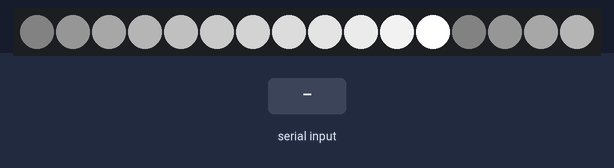
Bench run of a sketch on a simulated Arduino Uno, built with avr-gcc and run on an emulated ATmega328P. Parts: 16 RGB LEDs in strip order, left to right. The inputs (shaded band) are chosen by the test bench. Dim RGB values are drawn brighter than linear; random numbers use the default seed unless the sketch sets one.

Above: at 0.15 s.
At 0.81 s:
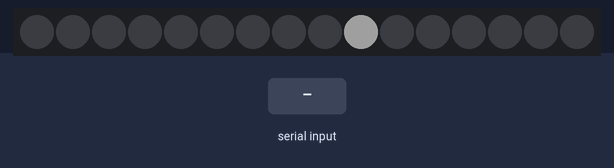
1.3 s: byte 44 (44) received over Serial
At 5.37 s:
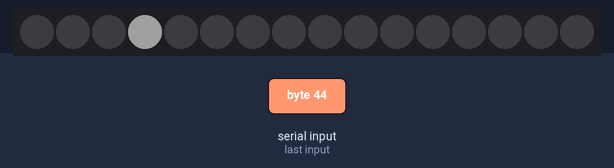
Timing chart, 0 to 6.9 s (numbered marks = the images above; inputs shaded):
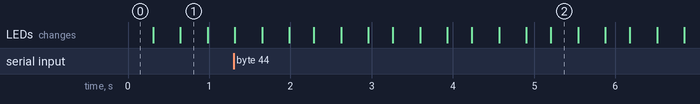

The sketch:

LEDFirmware.ino
```cpp
#include "Tlc5940.h"

#define ON  4095
#define OFF 0

#define ROWS 4
#define COLS 12

const int rows[] = {8, 7, 6, 5};
const int cols[] = {0, 1, 2, 3, 4, 5, 6, 7, 8, 9, 10, 11};

unsigned long oldDisplayTime = 0;
unsigned long oldGameTime = 0;
unsigned long currentTime = 0;
const int rowDuration = 4000;
const int frameDuration = 16000; // 62.5 FPS
int row = 0;

//int matrix[numrows][numcols] = {0};
int matrix[][COLS] = {{100, 340, 680, 1020, 1360, 1700, 2040, 2380, 2720, 3060, 3400, 4095},
                      {100, 340, 680, 1020, 1360, 1700, 2040, 2380, 2720, 3060, 3400, 4095},
                      {100, 340, 680, 1020, 1360, 1700, 2040, 2380, 2720, 3060, 3400, 4095},
                      {100, 340, 680, 1020, 1360, 1700, 2040, 2380, 2720, 3060, 3400, 4095}};

void setup() {
  Serial.begin(9600);
  for (int pin = 0; pin < ROWS; pin++) {
    pinMode(rows[pin], OUTPUT);
  }
  Tlc.init();
  initTetris();
}

void loop() {
  currentTime = micros();
  if (currentTime >= oldDisplayTime) {
    oldDisplayTime = currentTime + rowDuration;

    updateMatrix(row);
    row++;
    row = row >= ROWS ? 0 : row;
  }

  if (currentTime >= oldGameTime) {
    oldGameTime = currentTime + frameDuration;


    updateTetris();
    //updateDasher();
    //updateSnakes();
  }
}

void updateMatrix(int row) {
  for (int tlcpin = 0; tlcpin < 16; tlcpin++) {
    Tlc.set(tlcpin, matrix[row][tlcpin]);
  }

  for (int pin = 0; pin < ROWS; pin++) {
    digitalWrite(rows[pin], HIGH);
  }
  Tlc.update();
  delay(2);
  digitalWrite(rows[row], LOW);
}
```

Tetris.ino
```cpp
byte tetrimos[] = {0b0111000, // I 0
                   0b0111001, // J 1
                   0b0111100, // L 2
                   0b0110110, // O 3
                   0b0011110, // S 4
                   0b0010111, // T 5
                   0b0110011, // Z 6

                   0b1010101, // I
                   0b1010111, // J
                   0b1110101, // L
                   0b1111100, // O
                   0b1101101, // S
                   0b1101110, // T
                   0b1011110, // Z

                   0b0000111, // I
                   0b0100111, // J
                   0b0001111, // L
                   0b0110110, // O
                   0b0011110, // S
                   0b0111010, // T
                   0b0110011, // Z

                   0b1101010, // I
                   0b1111010, // J
                   0b1101011, // L
                   0b1111100, // O
                   0b1101101, // S
                   0b1011101, // T
                   0b1011110, // Z
                  };


int tetrimo = 1;
// 0, 1, 2, 3 represnting 0, 90, 180, 270 degrees
int rotation = 0;
int posx = 1;
int posy = 9;
int frame = 0;
int level = 1;
int score = 0;
int totalRowsCleared = 0;
int framesPerTick = 62;

bool gameOver = false;
bool collidedLastTick = false;
bool displayGameOverScreen = false;

int base[ROWS][COLS] = {OFF, OFF, OFF, OFF, OFF, OFF, OFF, OFF, OFF, OFF, OFF, OFF,
                        OFF, OFF, OFF, OFF, OFF, OFF, OFF, OFF, OFF, OFF, OFF, OFF,
                        OFF, OFF, OFF, OFF, OFF, OFF, OFF, OFF, OFF, OFF, OFF, OFF,
                        OFF, OFF, OFF, OFF, OFF, OFF, OFF, OFF, OFF, OFF, OFF, OFF};

int gameOverScreen [ROWS][COLS] = {OFF, OFF, OFF, OFF, OFF, OFF, OFF, OFF, OFF, OFF, OFF, OFF,
                                   OFF, ON,  OFF, OFF, ON,  ON,  ON,  OFF, OFF, OFF, OFF, OFF,
                                   ON,  ON,  ON,  OFF, OFF, ON,  OFF, OFF, OFF, OFF, OFF, OFF,
                                   OFF, OFF, OFF, OFF, OFF, OFF, OFF, OFF, OFF, OFF, OFF, OFF};

void initTetris() {
  //setMatrix(newmatrix);
}

void updateTetris() {
  //tetrimo = (currentTime / 1000000) % 7;
  //rotation = (currentTime / 1000000) % 4;
  //posy = 9 - (currentTime / 100000) % 10;

  // -- after user input --
  //both for rotation and translation:
  //check for a collision with base and the walls
  //  no collision: apply the rotation and translation
  //  collision: ignore input, carry on
  if (Serial.available() > 0) {
    int incomingByte = Serial.read();

    if (incomingByte == 44) {
      int newRotation = rotation + 1 > 3 ? 0 : rotation + 1;
      if (!getCollision(posx, posy, newRotation)) {
        rotation = newRotation;
      }
      else {
        Serial.println("Can't rotate, there is a collision");
      }
    }
    else if (incomingByte == 97) {
      int newx = posx - 1;
      if (!getCollision(newx, posy, rotation)) {
        posx = newx;
      }
    }
    else if (incomingByte == 101) {
      int newx = posx + 1;
      if (!getCollision(newx, posy, rotation)) {
        posx = newx;
      }
    }
  }

  // This should be calculated on level change, not every frame.


  if (frame % framesPerTick == 0) {
    updateTetrimo();
  }

  frame++;

  if (displayGameOverScreen) {
    drawTetris(gameOverScreen);
  }
  else {
    drawTetris(base);
  }
}

void updateTetrimo() {
  //check if there is a collision
  //  loop through the six bits of the tetrimo and compare
  //  their new position with the base.
  int newposy = posy - 1;
  bool collision = getCollision(posx, newposy, rotation);

  if (!collision) {
    posy = newposy;
  }
  else if (!collidedLastTick && collision && !gameOver) {
    //  if there is a collision when the tetrimo goes down 1 pixel:
    //  allow 1 more "tick", afterwards.
    collidedLastTick = true;

  }
  else if (collidedLastTick && !gameOver) {
    //  lock the block to the base and spawn a new one.
    //  after locking, check if a row is full.
    //    if full, remove the row, add points to the score,
    //    and lower all the other blocks by one pixel
    //    lock the block to the base and spawn a new one.
    collidedLastTick = false;

    int index = tetrimo + rotation * 7;
    int tetrimoWidth = 3 - ((tetrimos[index] >> 6) & 1);
    int tetrimoLength = ((tetrimos[index] >> 6) & 1) + 2;
    int ctr = 0;
    for (int y = 0; y < tetrimoLength; y++) {
      for (int x = 0; x < tetrimoWidth; x++) {
        if ((tetrimos[index] >> ctr) & 1)
          base[posx + x][posy + y] = ON;
        ctr++;
      }
    }


    // Search the rows thrice, because it is impossible to
    // clear more than 3 rows at once. The search for a row
    // is cut off immidietly if one is found so the next
    // iteration of this loop can start.
    int clearedRows = 0;

    for (int search = 0; search < 3; search++) {
      for (int col = 0; col < 12; col++) {
        if (base[0][col] == ON &&
            base[1][col] == ON &&
            base[2][col] == ON &&
            base[3][col] == ON) {
          clearedRows++;
          for (int i = 0; i < 4; i++) {
            base[i][col] = OFF;
          }
          for (int r = col + 1; r < 12 - col; r++) {
            for (int j = 0; j < 4; j++) {
              base[j][r - 1] = base[j][r];
              base[j][r] = OFF;
            }
          }
          break;
        }
      }
    }

    // handling score stuff
    score += clearedRows * clearedRows;
    totalRowsCleared += clearedRows;

    level = totalRowsCleared / 10 + 1;
    framesPerTick = level * -2.8 + 62.8;


    // Spawn a new tetrimo and check for game over
    posy = 9;
    posx = 1;
    rotation = 1;
    tetrimo = random(0, 6);

    if (getCollision(posx, posy, rotation)) {
      // display the score in binary
      // only supports scores up to 65536...
      int ctr = 0;
      for (int col = 8; col < 12; col++) {
        for (int row = 3; row >= 0; row--) {
          gameOverScreen[row][col] = ((score >> ctr) & 1) * ON;
          ctr++;
        }
      }
      gameOver = true;
    }
  }
  else if (gameOver) {
    displayGameOverScreen = true;
  }


  //  if the newly spawned tetrimo collides with base immidiatly, game over.;
  // posy = posy < 0 ? 9 : posy - 1;
}

// usage: pass the new coordinates to this function
// it wil calculate wether a collision with base or walls has occured
// it assumes the current tetrimo and rotation
bool getCollision(int newx, int newy, int newrot) {
  int index = tetrimo + newrot * 7;

  int tetrimoWidth = 3 - ((tetrimos[index] >> 6) & 1);
  int tetrimoLength = ((tetrimos[index] >> 6) & 1) + 2;

  if (newx < 0 || newx > 4 - tetrimoWidth) {
    Serial.println("X");
    return true;
  }
  if (newy < 0 || newy > 12 - tetrimoLength) {
    return true;
  }

  int ctr = 0;
  for (int y = 0; y < tetrimoLength; y++) {
    for (int x = 0; x < tetrimoWidth; x++) {
      if (((tetrimos[index] >> ctr) & 1) && base[newx + x][newy + y]) {
        return true;
      }
      ctr++;
    }
  }
  return false;
}

// writes the base and the block matrix to the main matrix
// first this function rotates the base matrix 90 degrees.
void drawTetris(int baseScreen[][12]) {
  setMatrix(baseScreen);

  if (!gameOver) {
    int index = tetrimo + rotation * 7;

    int tetrimoWidth = 3 - ((tetrimos[index] >> 6) & 1);
    int tetrimoLength = ((tetrimos[index] >> 6) & 1) + 2;
    int ctr = 0;
    for (int y = 0; y < tetrimoLength; y++) {
      for (int x = 0; x < tetrimoWidth; x++) {
        if ((tetrimos[index] >> ctr) & 1)
          matrix[posx + x][posy + y] = 500;
        ctr++;
      }
    }
  }

}


void setMatrix(int newmatrix[][COLS]) {
  for (int row = 0; row < ROWS; row++) {
    for (int col = 0; col < COLS; col++) {
      matrix[row][col] = newmatrix[row][col];
    }
  }
}
```
